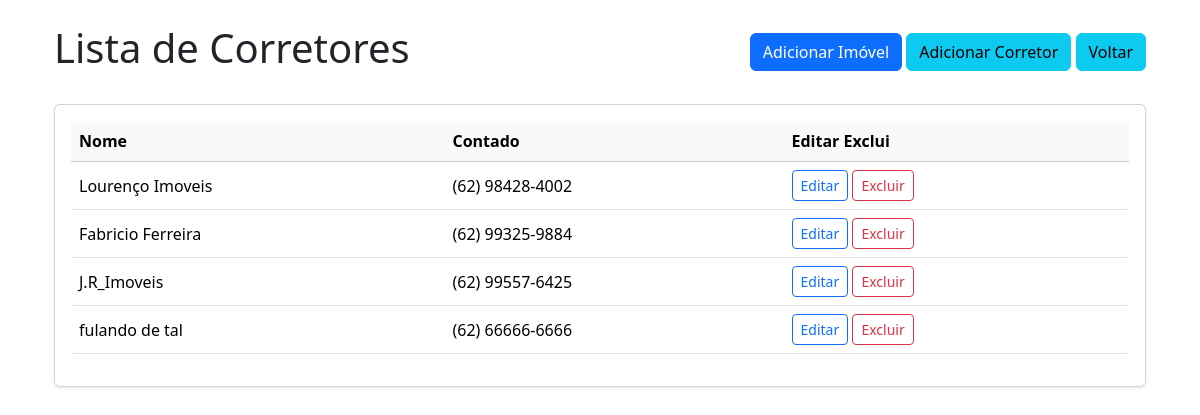
Page /corretores on the earlier database version.
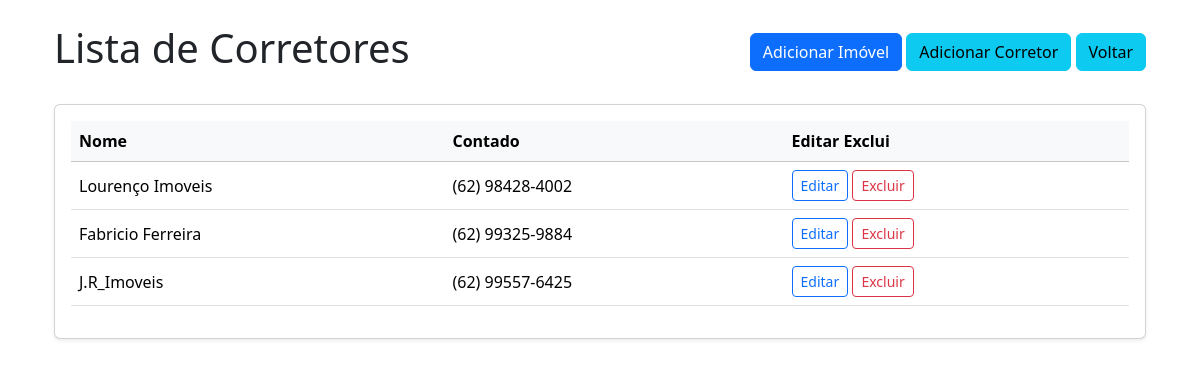
Same page on the later database version.
### models.py (models this page shows, shortened)
class Corretores(db.Model):
    __tablename__ = 'Corretores'
    id = db.Column(db.Integer, primary_key=True, autoincrement=True)
    nome = db.Column(db.String,nullable=False)
    contato = db.Column(db.String, nullable=False)

### routes.py (the view)
@rotas.route('/corretores')
def lista_corretores():
 corretores = Corretores.query.order_by(Corretores.id)
 return render_template('list_corretores.html', lista_de_corretores=corretores)

### templates/list_corretores.html (shortened to what this page needs)
{% extends 'base.html' %}
{% block content %}
<div class="d-flex justify-content-between align-items-center mb-4">
    <h1>Lista de Corretores</h1>
    <div>
        <a href="/cadastrar_imovel_template" class="btn btn-primary">Adicionar Imóvel</a>
        <a href="/cadastrar_corretor_template" class="btn btn-info">Adicionar Corretor</a>
        <a href="{{url_for('rotas.home')}}" class="btn btn-info">Voltar</a>
    </div>
</div>
<div class="card shadow-sm">
    <div class="card-body">
        <div class="table-responsive">
            <table class="table table-hover align-middle">
                <thead class="table-light">
                    <tr>
                        <th scope="col">Nome</th>
                        <th scope="col">Contado</th>
                        <th scope="col">Editar     Exclui</th>
                </thead>
                <tbody>
                    {% for corretor in lista_de_corretores %}
                    <tr>
                        <td>{{ corretor.nome }}</td>
                        <td>{{ corretor.contato }}</td>
                         <td>
                            <a href="{{url_for('rotas.editar_corretor', id=corretor.id )}}" class="btn btn-outline-primary btn-sm target="_blank">Editar</a>
                            <a href="{{url_for('rotas.deletar_corretor', id=corretor.id)}}" class="btn btn-outline-danger btn-sm ">Excluir</a>
                        </td>
                    </tr>
                    {% endfor %}
                </tbody>
            </table>
        </div>
    </div>
</div>
{% endblock %}

### templates/base.html (shortened to what this page needs)
<!doctype html>
<html lang="pt-br">
<head>
   <link rel="stylesheet" href="{{url_for('static', filename='bootstrap.css')}}">
</head>
<body>
    <div class="container">
     <div class="container mt-4">
        {% block content %}{% endblock %}
     </div>
    </div>
</body>
</html>

Differences in the rows shown:
removed Corretores: nome "fulando de tal", contato "(62) 66666-6666"
